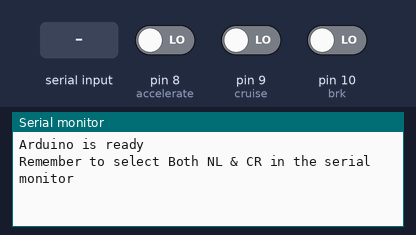
The sketch below on a simulated Arduino Uno, built with avr-gcc and run on an emulated ATmega328P. Shown: the last lines printed to the serial monitor. The test bench sets the inputs (shaded band); at power-on: pin 8 (accelerate) LOW, pin 9 (cruise) LOW, pin 10 (brk) LOW.

Above: at 1.2 s.
1.3 s: "1" received over the second serial link
At 2.5 s:
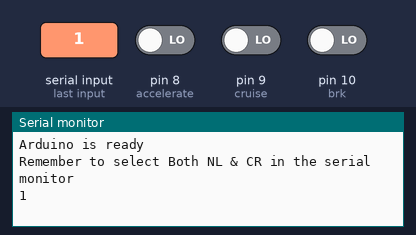
2.8 s: "0" received over the second serial link
At 3.9 s:
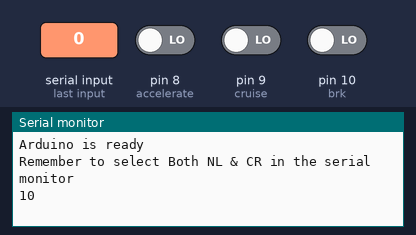

Measured:
- after the input at 1.3 s, the serial monitor: prints a new line at once (image 1)
- after the input at 2.8 s, the serial monitor: prints a new line at once (image 2)

The sketch:

remote.ino
```cpp
// Basic Bluetooth sketch HC-05_AT_MODE_01
// Connect the HC-05 module and communicate using the serial monitor
//
// The HC-05 defaults to commincation mode when first powered on you will need to manually enter AT mode
// The default baud rate for AT mode is 38400
// See www.martyncurrey.com for details
//

#include <Servo.h>
#include <SoftwareSerial.h>
SoftwareSerial BTserial(2, 3); // RX | TX

char c = ' ';
int accelerate = 8;
int cruise = 9;
int brk = 10;

int valAcc = 0;
int valcrz = 0;
int valBrk = 0;

void setup(){
    Serial.begin(9600);
    Serial.println("Arduino is ready");
    Serial.println("Remember to select Both NL & CR in the serial monitor");

    // HC-05 default serial speed for AT mode is 38400
    BTserial.begin(9600);
    pinMode(accelerate, INPUT);
    pinMode(cruise, INPUT);
    pinMode(brk, INPUT);
}

void loop(){
    valAcc = digitalRead(accelerate);
    valcrz = digitalRead(cruise);
    valBrk = digitalRead(brk);

    // Keep reading from HC-05 and send to Arduino Serial Monitor
    if (BTserial.available()){
        c = BTserial.read();
        Serial.write(c);
    }

    // Keep reading from Arduino Serial Monitor and send to HC-05
    if (Serial.available()){
        c =  Serial.read();
        BTserial.write(c);
    }
}
```
